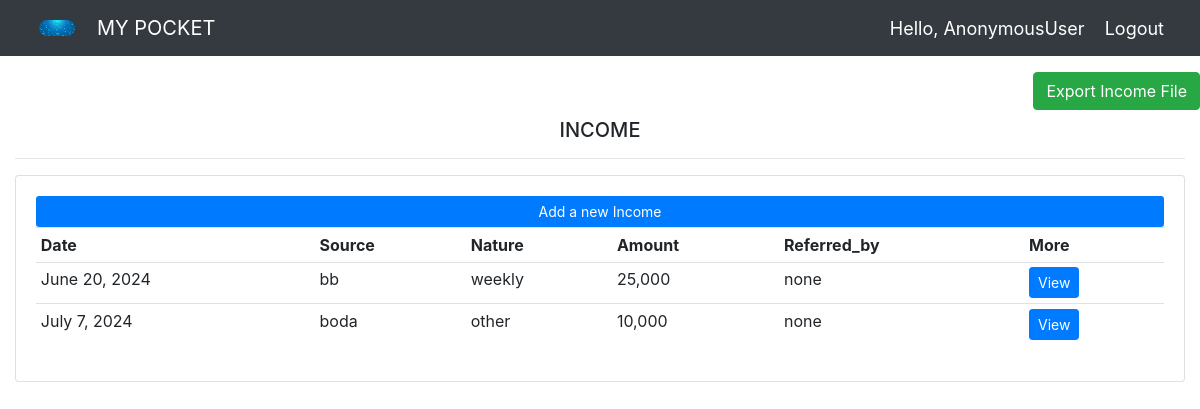
/all_income/, run on the app's committed database.
### fmgt_app/models.py (models this page shows)
class Income(models.Model):
	nature_choices =(("daily","daily"),("weekly","weekly"),
                        ("monthly","monthly"),("other","other"))
	date_of_income = models.DateField()
	source = models.CharField(max_length=300, null=False)
	amount = models.PositiveIntegerField()
	nature = models.CharField(max_length=100, null=False, choices = nature_choices)
	referal =models.CharField(max_length=100, null=False)

### fmgt_app/views.py (the view)
# urls.py: path('all_income/', views.allIncome, name='all_income'),
def allIncome(request):
    income_list = Income.objects.all()
    context = {
                'income_list': income_list,
        }
    return render(request, 'all_income.html', context )

### fmgt_app/templates/all_income.html
{% extends 'main.html' %}
{% block content %}
<br>
<div class="row">
    <div class="col">
        <h6 align="right"><a class="btn btn-success" href="#">Export Income File</a></h6>
        <div class="col-md">
            <h5 align="center">INCOME</h5>
            <hr>
            <div class="card card-body">
                <a class="btn btn-sm btn-block bg-primary" style="color: white;"  href="{% url 'create_expense' %}"> Add a new Income </a>
                <table class="table table-sm table-hover">
                    <tr>
                        <th>Date </th>
                        <th>Source</th>
                        <th>Nature</th>
                        <th>Amount</th>
                        <th>Referred_by</th>
                        <th>More</th>
                    </tr>
                    {% for x in income_list %}
                    <tr>
                        <td>{{x.date_of_income}}</td>
                        <td>{{x.source}}</td>
                        <td>{{x.nature}}</td>
                        <td>{{x.amount|floatformat:"-3g"}}</td>
                        <td>{{x.referal}}</td>
                        <td><a class="btn btn-sm btn-primary" href="#">View</a></td>
                    </tr>
                    {% endfor %}
                </table>
            </div>
        </div>
    </div>
{% endblock content %}

### data on the page
Income: date_of_income "June 20, 2024", source "bb", nature "weekly", amount "25,000", referal "none"
Income: date_of_income "July 7, 2024", source "boda", nature "other", amount "10,000", referal "none"

### other printed values
{{ request.user }} "AnonymousUser"
